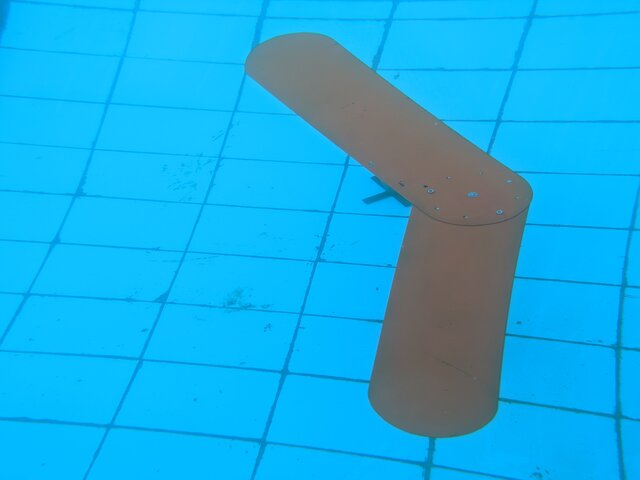
#> input picture ImagesQuery/aLeftSmall.jpg, 640 x 480 px, given in place of the camera
$ python AngleWithLineCount.py
#> lines starting #> are read from the running program, lines starting #| are printed output that depends on the picture; after the words box and inside, x2 and y2 are one past the last pixel; in counts of white or black regions, pixels touching at a corner belong together
import cv2
import numpy as np
from math import atan2, cos, sin, sqrt, pi
import numpy as np
count=True
count2=0
num2= False
a = []
count5=0
lu= False
lc= False
ld= False
fw=False
bw=False


# [63 lines left out: functions drawAxis, getOrientation, not called in this run]


# cap = cv2.VideoCapture('ImagesQuery/GX010311.mp4')
cap = cv2.VideoCapture(0)

# cap.set(3,640)
# cap.set(4,480)
v_width  = cap.get(3)  # float `width`
v_height = cap.get(4)  # float `height`

while True:
    ret, frame = cap.read()
#> frame is the input picture: shape (480, 640, 3); mean B, G, R 227.4, 173, 25
    # frame2 = cv2.rotate(frame1, cv2.ROTATE_90_CLOCKWISE)
    # frame = cv2.rotate(frame2, cv2.ROTATE_90_CLOCKWISE)
    hsv_frame = cv2.cvtColor(frame, cv2.COLOR_BGR2HSV)
#> hsv_frame: shape (480, 640, 3); mean H, S, V 89.8, 211.8, 228.8
    # Red color
    low_red = np.array([100, 150, 0])
    high_red = np.array([140, 255, 255])
    red_mask = cv2.inRange(hsv_frame, low_red, high_red)
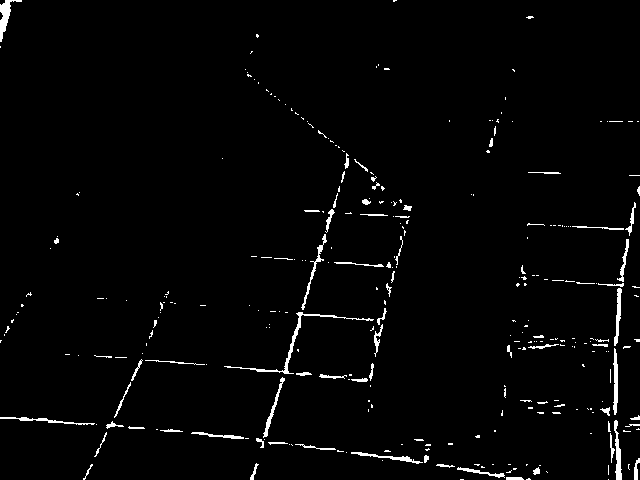
#> red_mask: shape (480, 640); 2.1% white; 298 white regions (225 under 20 px)
    red = cv2.bitwise_and(frame, frame, mask=red_mask)
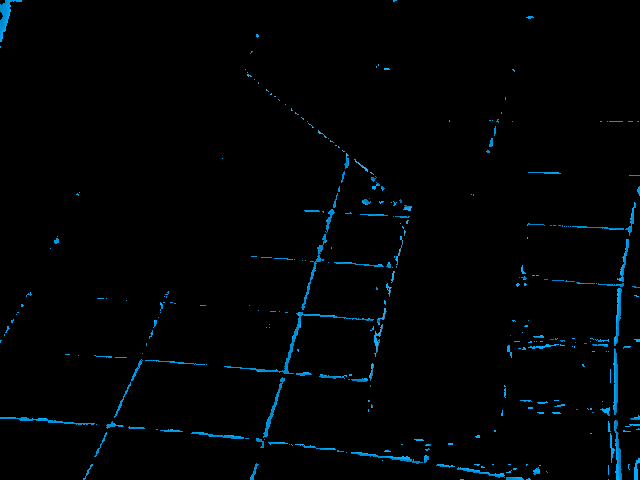
#> red: shape (480, 640, 3); mean B, G, R 4.7, 3.2, 0.1
    # Blue color
    # low_blue = np.array([100, 150, 0])
    # high_blue = np.array([140, 255, 255])
    low_blue = np.array([0, 0, 0])
    high_blue = np.array([255, 255, 121])
    # low_blue = np.array([0, 0, 0])
    # high_blue = np.array([76, 255, 121])
    lower_blue = np.array([100, 150, 0])
    upper_blue = np.array([140, 255, 255])

    blue_mask = cv2.inRange(hsv_frame, lower_blue, upper_blue)
    blue = cv2.bitwise_and(frame, frame, mask=blue_mask)
    contours, _ = cv2.findContours(blue_mask, cv2.RETR_TREE, cv2.CHAIN_APPROX_NONE)
#> contours = 303 contours, 264 with area under 20; largest, box (x1, y1, x2, y2) and area: (224, 312, 374, 374) 254, (0, 0, 22, 42) 235, (614, 420, 622, 480) 188, (613, 348, 618, 415) 172, (614, 288, 622, 346) 154

    up_border = 0
    up_line=int((v_height/8)*1)
    mid_line =int(v_height/2)
    down_line=int((v_height/8)*7)
    down_border=v_height


    if len(contours) > 0:

        blue_area= max(contours, key=cv2.contourArea)
#> blue_area = contour of 400 points, box (x1, y1, x2, y2) (224, 312, 374, 374), area 254
        (xg, yg, wg, hg) = cv2.boundingRect(blue_area)
#> xg = 224; yg = 312; wg = 150; hg = 62

    for contour in contours:

        area = cv2.contourArea(contour)
        #print(area)
        #print(xg,yg)

        if area > 8000:

            # (center(x, y), (width, height), angle of rotation) = cv2.minAreaRect(c)
            rect = cv2.minAreaRect(contour)
            box = cv2.boxPoints(rect)
            box = np.int0(box)

            # Retrieve the key parameters of the rotated bounding box
            center = (int(rect[0][0]), int(rect[0][1]))
            width = int(rect[1][0])
            height = int(rect[1][1])
            angle = int(rect[2])

            if width < height:
                angle = 90 - angle
            else:
                angle = -angle

            if angle < 0:
                cv2.putText(frame, "LEFT", (170, 180), cv2.FONT_HERSHEY_SIMPLEX, 2, (0, 0, 255), cv2.LINE_AA)
            elif angle > 0:
                cv2.putText(frame, "RIGHT", (170, 180), cv2.FONT_HERSHEY_SIMPLEX, 2, (0, 0, 255), cv2.LINE_AA)

            label = "  Rotation Angle: " + str(angle) + " degrees"
            textbox = cv2.rectangle(frame, (center[0] - 55, center[1] - 25),
                                   (center[0] + 1000, center[1] + 50), (255, 255, 255), -1)
            cv2.putText(frame, label, (center[0] - 50, center[1]),
                       cv2.FONT_HERSHEY_SIMPLEX, 2, (0, 0, 0), 1, cv2.LINE_AA)


            count=False
            #print(count)
            cv2.drawContours(frame, contour, -1, (0, 255, 0), 3)
            cv2.rectangle(frame, (xg,yg), (xg+wg,yg+hg), (0, 255, 0), 3)
            print(lu,lc,ld,fw,bw)
            my= (yg+yg+hg)/2

            # if (my < 120) and (my > 80):
            if (my < up_line) and (my > up_border):
                #print("first line")
                lu=True
                lc=False
                ld=False

                if (bw==True):
                    count5-=1
                    bw = False
                    ld = False
                    lc = False
            # if (my < 420) and (my> 380):
            if (my < mid_line+20) and (my > mid_line-20):
                #print("MID line")
                lc=True
                if  (lu==True):
                    fw=True
                    bw=False
                    lu=False
                if  (ld==True):
                    fw=False
                    bw=True
                    ld=False


            # if (my < 720) and (my > 680):
            if (my < down_border) and (my > down_line):
                #print("BOT line")
                ld=True
                lc = False
                lu = False

                if (fw==True) :
                    count5+=1
                    fw = False
                    lu = False
                    lc = False

            print(count5)
            x1 = wg / 2
            y1 = hg / 2
            cx = xg + x1
            cy = yg + y1
            a.append([cx, cy])
            #print(len(a))
            if (len(a) == 1):
                num2 = True

            a = []


            #print(len(a))


            #cv2.line(frame, (xg, wg), (xg + wg, yg+hg), (0, 255, 0), 3)
            cv2.line(frame, (0, up_line), (5000, up_line), (0, 0, 255), 3)
            cv2.line(frame, (0, mid_line ), (5000, mid_line), (0, 0, 255), 3)
            cv2.line(frame, (0, down_line), (5000, down_line), (0, 0, 255), 3)
            num = str(len(contours))
#> this loop made 303 passes
#> area on passes 4, 8, 9: 32, 27, 86.5
#> after the loop, bw = False; count5 = 0; fw = False

    # if (num2==True):
    #     count4+=1
    #     #print(count4)
    #     num2=False

            #print(count)
            # if(num==25):
            #     count=1
            #     print("count"+count)
            # elif(num==5):
            #     count=2
            #     print("count" + count)
            # elif(num==3):
            #     count=3
            #     print("count" + count)
            # else:
            #     count=0
            #     print("count" + count)


    # # This function allows us to create a descending sorted list of contour areas.
    # def contour_area(contours):
    #     cv2.drawContours(blue_mask, contours, -1, (0, 255, 255), 3)
    #
    #     # create an empty list
    #     cnt_area = []
    #
    #     # loop through all the contours
    #     for i in range(0, len(contours), 1):
    #         # for each contour, use OpenCV to calculate the area of the contour
    #         cnt_area.append(cv2.contourArea(contours[i]))
    #
    #     # Sort our list of contour areas in descending order
    #     list.sort(cnt_area, reverse=True)
    #     print(cnt_area)
    #     return cnt_area

    #
    #
    # def draw_bounding_box(contours, blue, number_of_boxes=1):
    #     # Call our function to get the list of contour areas
    #     cnt_area = contour_area(contours)
    #
    #     # Loop through each contour of our image
    #     for i in range(0, len(contours), 1):
    #         cnt = contours[i]
    #
    #         # Only draw the the largest number of boxes
    #         if (cv2.contourArea(cnt) > cnt_area[number_of_boxes]):
    #             # Use OpenCV boundingRect function to get the details of the contour
    #             x, y, w, h = cv2.boundingRect(cnt)
    #
    #             # Draw the bounding box
    #             image = cv2.rectangle(blue, (x, y), (x + w, y + h), (0, 0, 255), 2)
    #
    #     return image
    #
    #
    #     reddress = draw_bounding_box(contours, reddress)

    # Green color
    low_green = np.array([0, 0, 0])
    high_green = np.array([76, 255, 255])
    green_mask = cv2.inRange(hsv_frame, low_green, high_green)
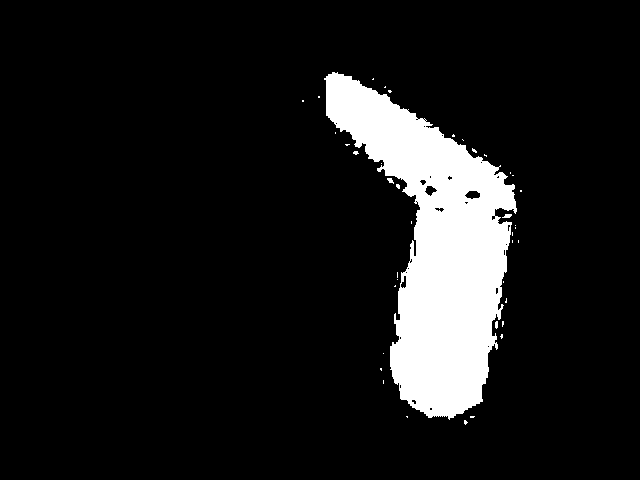
#> green_mask: shape (480, 640); 10.1% white; 40 white regions (36 under 20 px), largest, box (x1, y1, x2, y2) and area: (324, 72, 517, 420) 30867, (502, 214, 512, 218) 29, (387, 178, 394, 184) 25, (495, 321, 498, 329) 21
    green = cv2.bitwise_and(frame, frame, mask=green_mask)
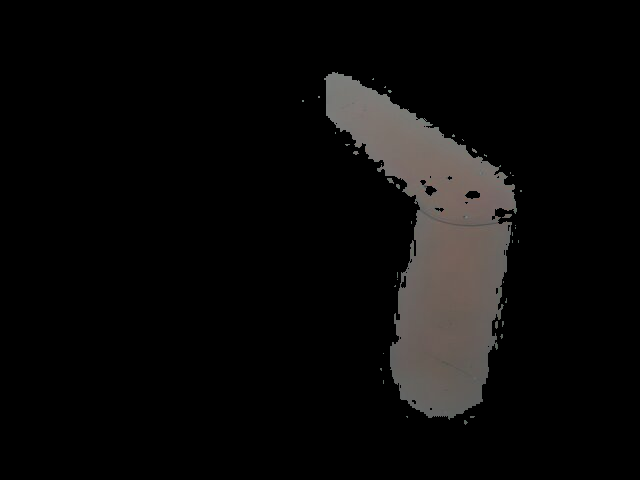
#> green: shape (480, 640, 3); mean B, G, R 9.9, 10.4, 11.2

    # Every color except white
    low = np.array([0, 42, 0])
    high = np.array([100, 255, 255])
    mask = cv2.inRange(hsv_frame, low, high)
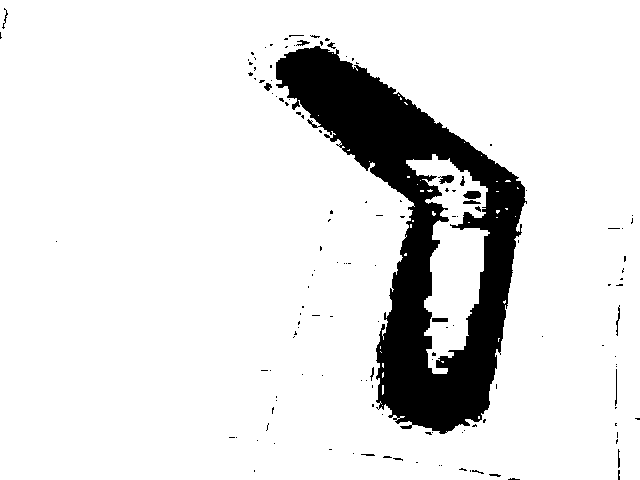
#> mask: shape (480, 640); 88.5% white; 140 black regions (123 under 20 px), largest, box (x1, y1, x2, y2) and area: (276, 46, 527, 434) 33852, (463, 191, 481, 199) 115, (438, 175, 454, 184) 93
    result = cv2.bitwise_and(frame, frame, mask=mask)
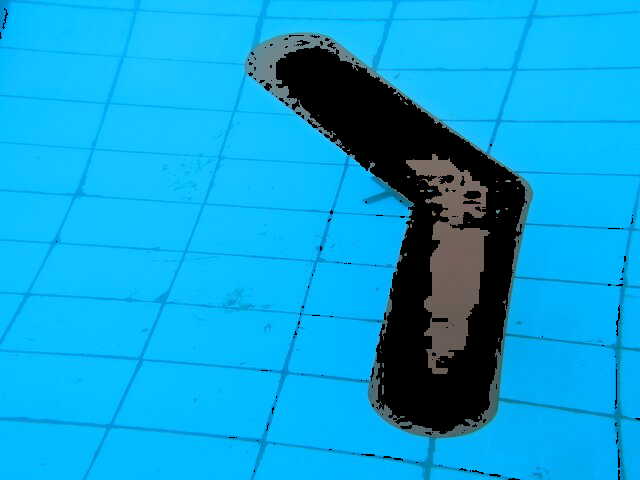
#> result: shape (480, 640, 3); mean B, G, R 215, 160.6, 12.8
    # [4 lines of commented-out code are left out]

    cv2.imshow("Result", cv2.resize(frame,(640,480)))


    key = cv2.waitKey(1)
#> (key Esc is pressed here)
    if key == 27:
        break

$ run again, on ImagesQuery/aRightSmall.jpg
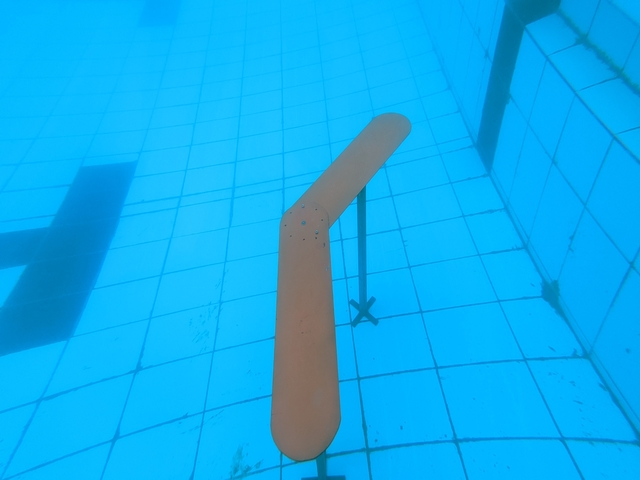
#> input picture ImagesQuery/aRightSmall.jpg, 640 x 480 px, given in place of the camera
#> frame is the input picture: shape (480, 640, 3); mean B, G, R 238.3, 174, 14.4
#> hsv_frame: shape (480, 640, 3); mean H, S, V 95, 235.1, 239.3
#> `red_mask = cv2.inRange(hsv_frame, low_red, high_red)`:
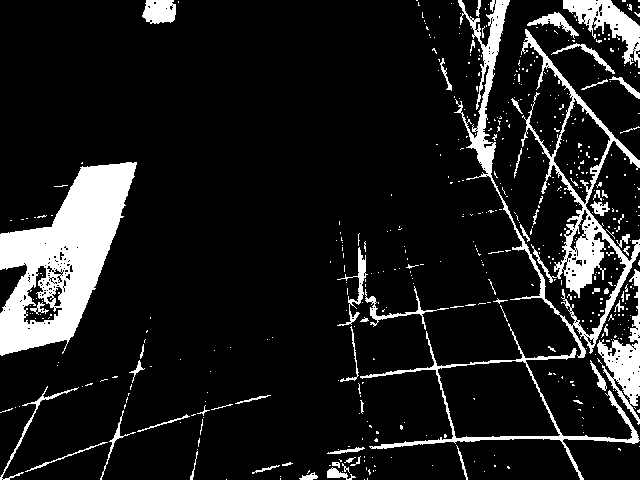
#> red_mask: shape (480, 640); 11.7% white; 503 white regions (443 under 20 px)
#> contours = 761 contours, 704 with area under 20; largest, box (x1, y1, x2, y2) and area: (0, 162, 137, 356) 14004, (454, 0, 640, 358) 10616, (360, 323, 640, 480) 8823, (437, 360, 561, 439) 7108, (553, 97, 611, 205) 3080
#> blue_area = contour of 604 points, box (x1, y1, x2, y2) (0, 162, 137, 356), area 14004
#> xg = 0; yg = 162; wg = 137; hg = 194
#> the loop `for contour in contours: ` made 761 passes
#> (area, rect, box, center, width, height, angle, label) on passes 136, 365: (8823, ((501.5, 394.7), (143.7, 285.4), -81.56), [[632, 486], [349, 444], [370, 302], [653, 344]], (501, 394), 143, 285, 171, '  Rotation Angle: 171 degrees'), (14004, ((51.1, 251.7), (228.8, 108.1), -68.75), [[60, 377], [-40, 338], [42, 125], [142, 164]], (51, 251), 228, 108, 68, '  Rotation Angle: 68 degrees')
#> (printed output is left out)
#> after the loop `for contour in contours:`: bw = False; count5 = 0; fw = False
#> green_mask: shape (480, 640); 4.3% white; 6 white regions (5 under 20 px), largest, box (x1, y1, x2, y2) and area: (273, 178, 349, 458) 13102
#> mask: shape (480, 640); 95.8% white; 291 black regions (269 under 20 px), largest, box (x1, y1, x2, y2) and area: (272, 138, 385, 459) 7882, (62, 170, 127, 326) 3294, (579, 436, 638, 443) 107
#> `result = cv2.bitwise_and(frame, frame, mask=mask)`:
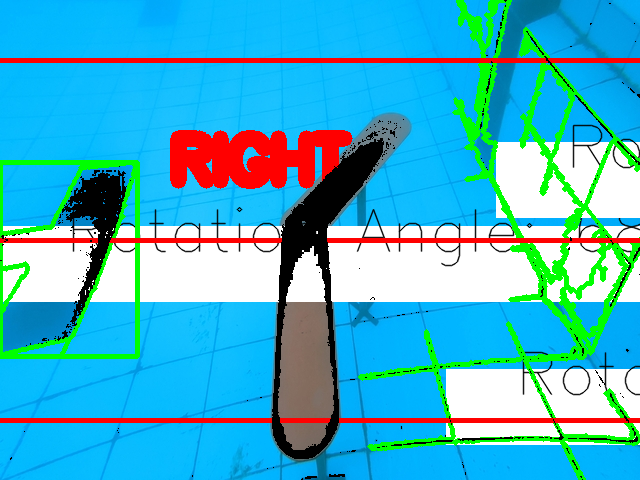
#> result: shape (480, 640, 3); mean B, G, R 202.9, 178.5, 70.1
